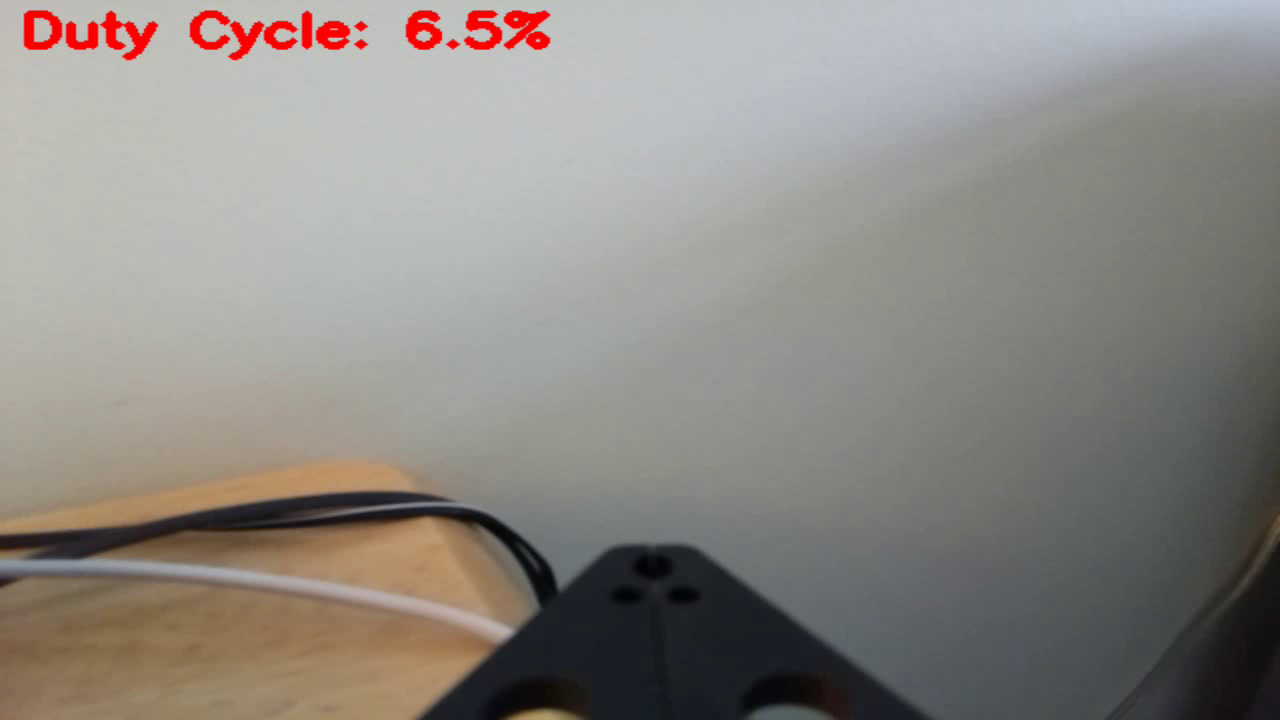
#> input picture frame 2 of sandbox/hw6/output.mp4, 1280 x 720 px, given in place of the camera
$ python servocontrol01.py
#> lines starting #> are read from the running program, lines starting #| are printed output that depends on the picture
'''
Copyright (c) 2020 Hao Da (Kevin) Dong, Krithika Govindaraj
@file       servocontrol01.py
@date       2020/04/01
@brief      Records a video of the Baron's claw movements with PWM duty cycle
@license    This project is released under the BSD-3-Clause license.
'''

import RPi.GPIO as GPIO
import numpy as np
import cv2
import time


# Choose whether or not to save the output video
saveVideo = True
resolution = (1280, 720)

 # Define video codec and output file if video needs to be saved
if (saveVideo == True):
	fourcc = cv2.VideoWriter_fourcc(*'mp4v')
	# 720p 30fps video
	out = cv2.VideoWriter('output.mp4', fourcc, 1, resolution)

# Claw parameters
clawPin = 36
closePWM = 5.5
openPWM = 9

# Setup RPi GPIO pins
GPIO.setmode(GPIO.BOARD)
GPIO.setup(clawPin, GPIO.OUT)
claw = GPIO.PWM(clawPin, 50)		# Set PWM to 50 Hz

# Start claw in closed position
claw.start(closePWM)

# Create video capture object
cap = cv2.VideoCapture(0)
cap.set(cv2.CAP_PROP_BUFFERSIZE, 1)

# Create claw PWM duty cycle sequence
openSequence = np.arange(closePWM, openPWM+0.5, 0.5)
closeSequence = np.flip(openSequence)
fullSequence = np.hstack((openSequence, closeSequence))

# Open and close claw until user specifies an exit
while (cap.isOpened()):
	exitCondition = 0

	# Run claw through the open/close sequence
	for i in range(len(fullSequence)):
		dutyCycle = fullSequence[i]
		claw.ChangeDutyCycle(dutyCycle)
		time.sleep(2)

		ret, frame = cap.read()
		if ret == True:
			# Flip the frame both horizontally and vertically
			frame = cv2.flip(frame, -1)

			# Display the frame and duty cycle
			cv2.putText(frame, 'Duty Cycle: ' + str(dutyCycle) + '%', (10,30), \
						cv2.FONT_HERSHEY_SIMPLEX, 1, \
						color=(0,0,255), thickness=3)
			cv2.imshow('Frame', frame)


			# Save frame to video if desired
			if (saveVideo == True):
				out.write(cv2.resize(frame, resolution))


			# Exit loop if user presses 'q'
			if cv2.waitKey(1) & 0xFF == ord('q'):
				exitCondition = 1
				break

		# If the current frame is invalid, continue to the next one
		else:
			continue
#> this loop made 1 pass; (key q is pressed on pass 1)
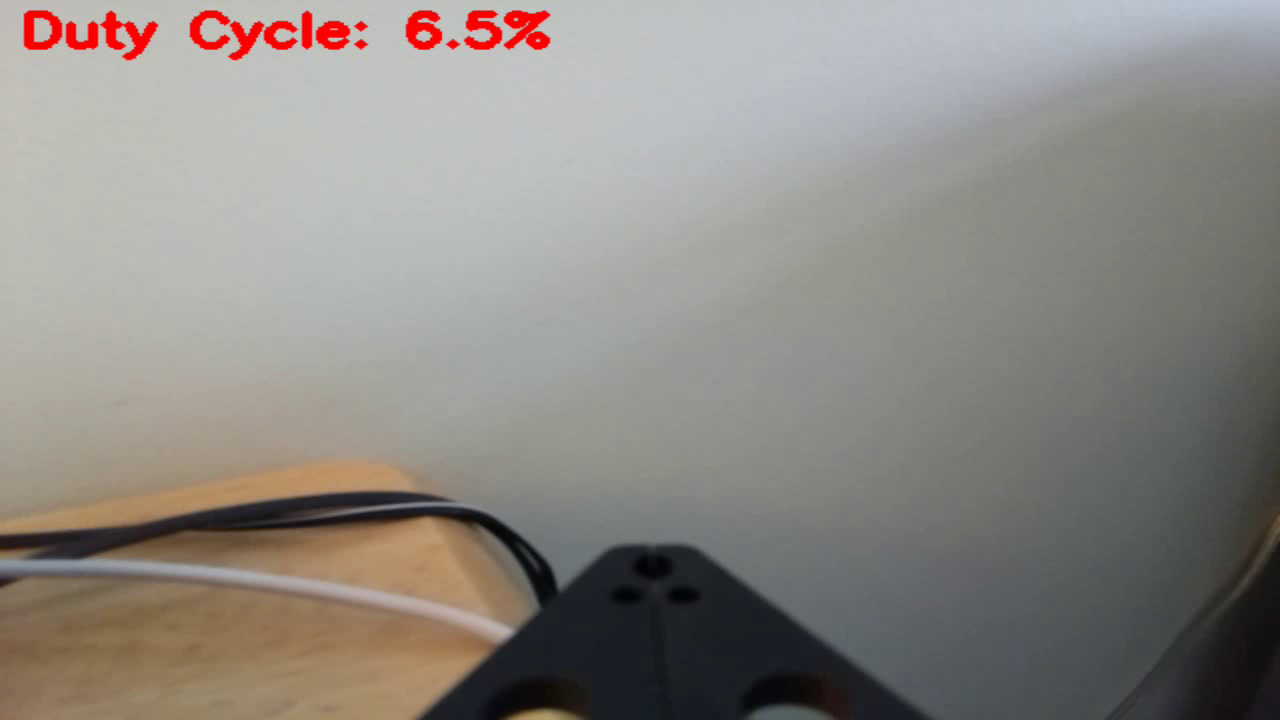
#> input picture frame 2 of sandbox/hw6/output.mp4, 1280 x 720 px, given in place of the camera
#> pass 1, `frame = cv2.flip(frame, -1)`:
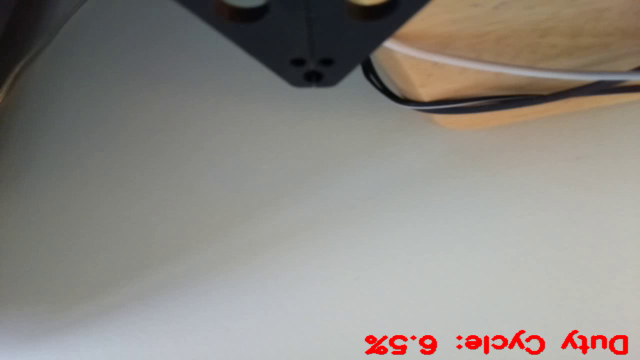
#> frame: shape (720, 1280, 3) (shown at 1/2 size); mean B, G, R 132.3, 137.4, 141.6
#> pass 1, `cv2.imshow('Frame', frame)`:
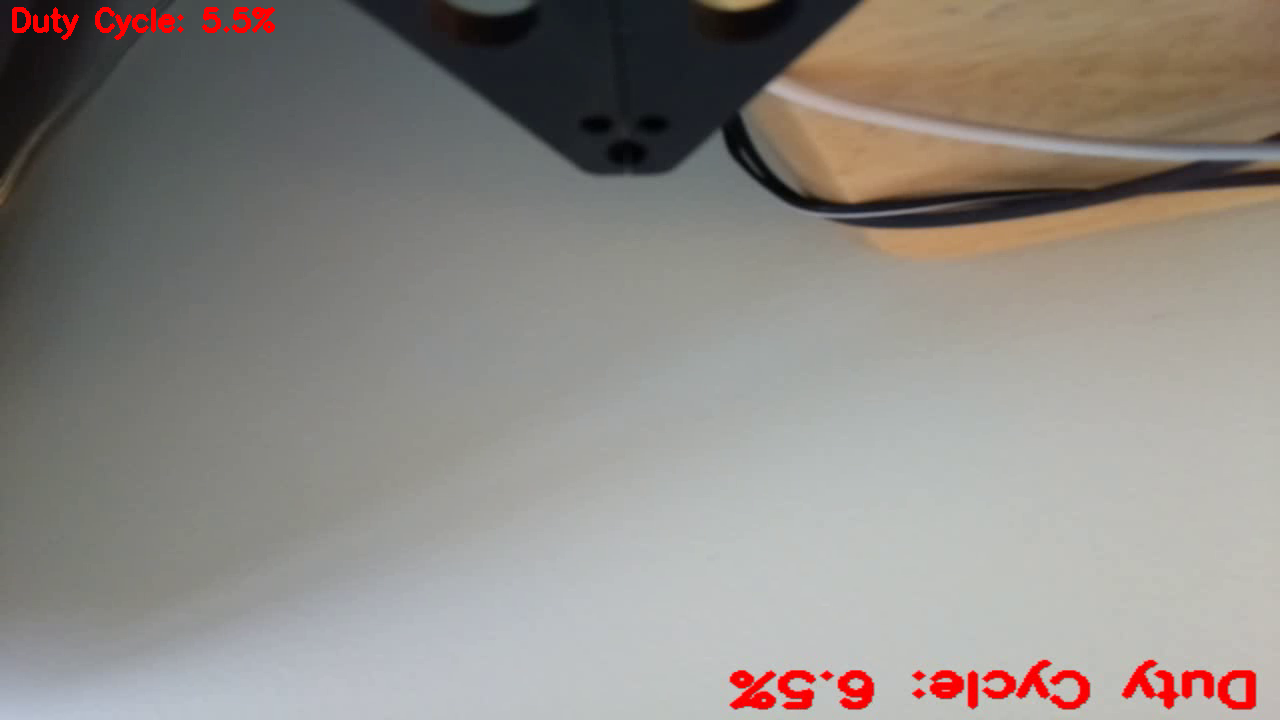
#> window 'Frame': shape (720, 1280, 3); mean B, G, R 132.1, 137.3, 142.2


	# Exit while loop if the user exited from inner for loops
	if (exitCondition == 1):
		break


# Release video and file object handles
cap.release()
if (saveVideo == True):
	out.release()

print('Video and file handles closed')

# Stop PWM signal and clean up GPIO
claw.stop()
#> (this line was passed over: RPi is not available in this run)
GPIO.cleanup()

# Close all windows
cv2.destroyAllWindows()

$ run again, starting later in the video
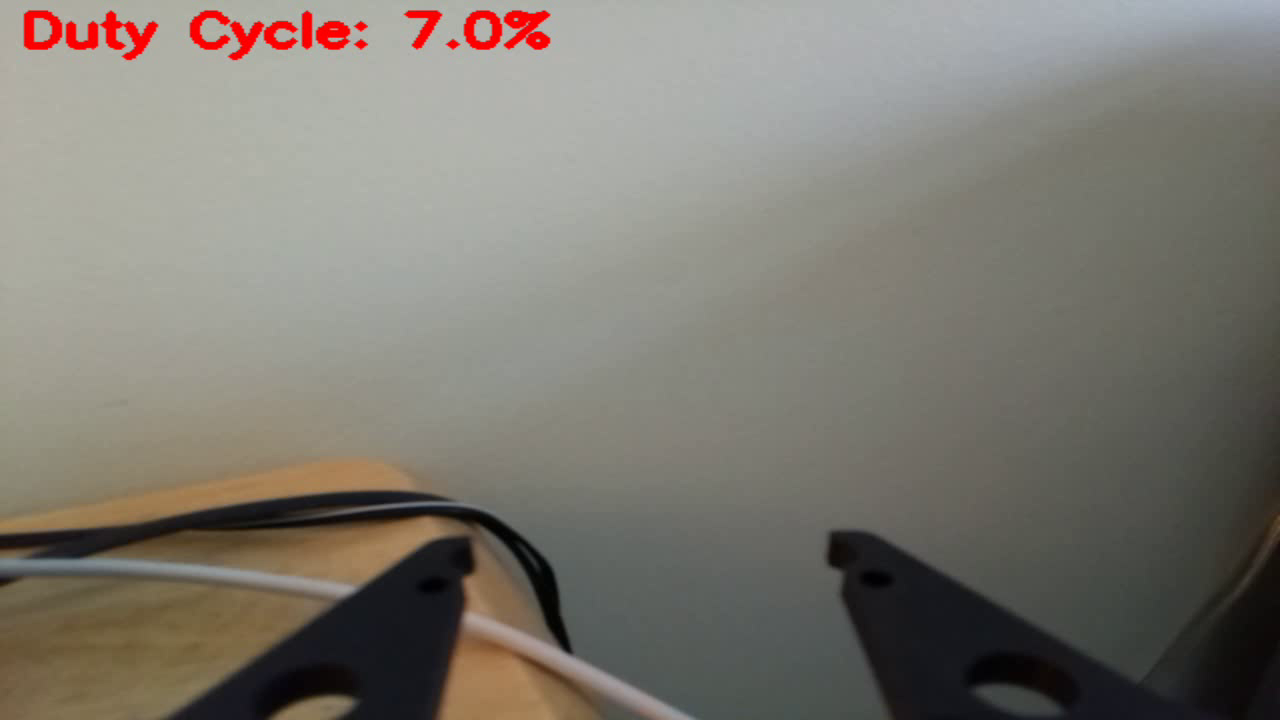
#> input picture frame 12 of sandbox/hw6/output.mp4, 1280 x 720 px, given in place of the camera
#> the loop `for i in range(len(fullSequence)):` made 1 pass; (key q is pressed on pass 1)
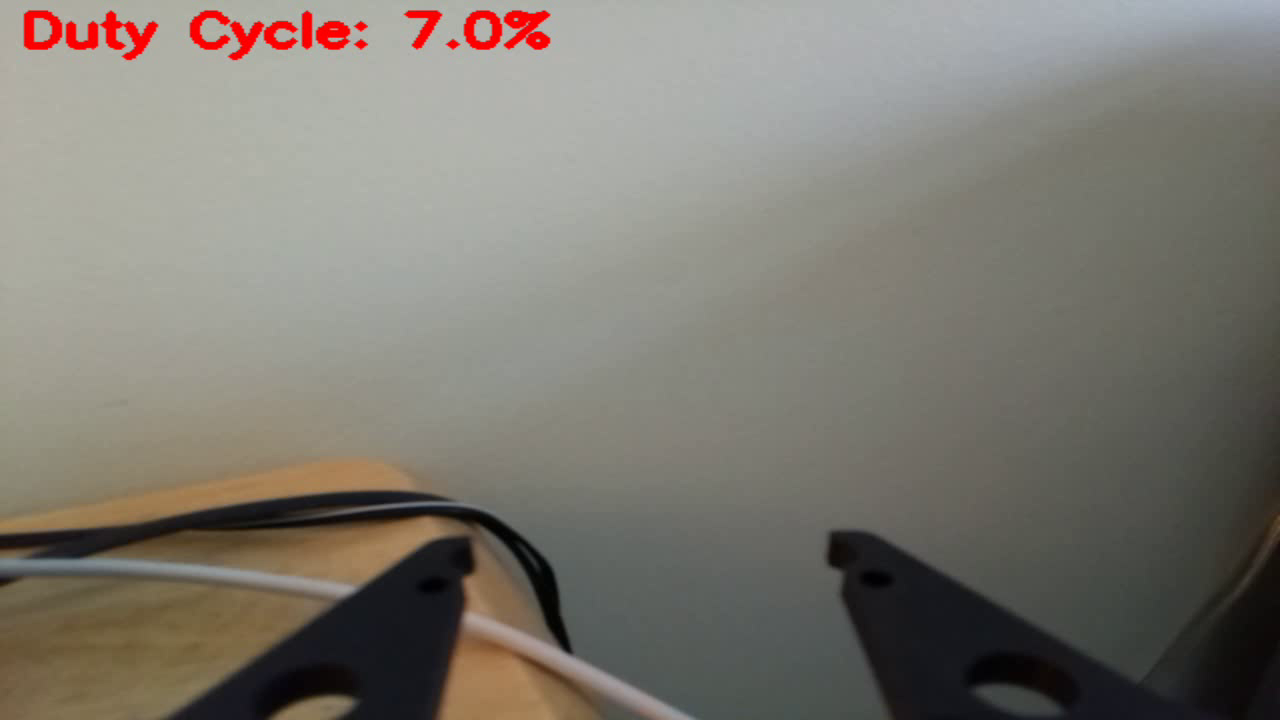
#> input picture frame 12 of sandbox/hw6/output.mp4, 1280 x 720 px, given in place of the camera
#> pass 1, `frame = cv2.flip(frame, -1)`:
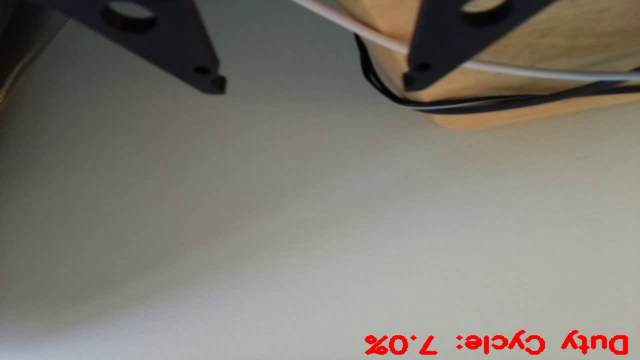
#> frame: shape (720, 1280, 3) (shown at 1/2 size); mean B, G, R 113.1, 121.5, 125.4
#> pass 1, `cv2.imshow('Frame', frame)`:
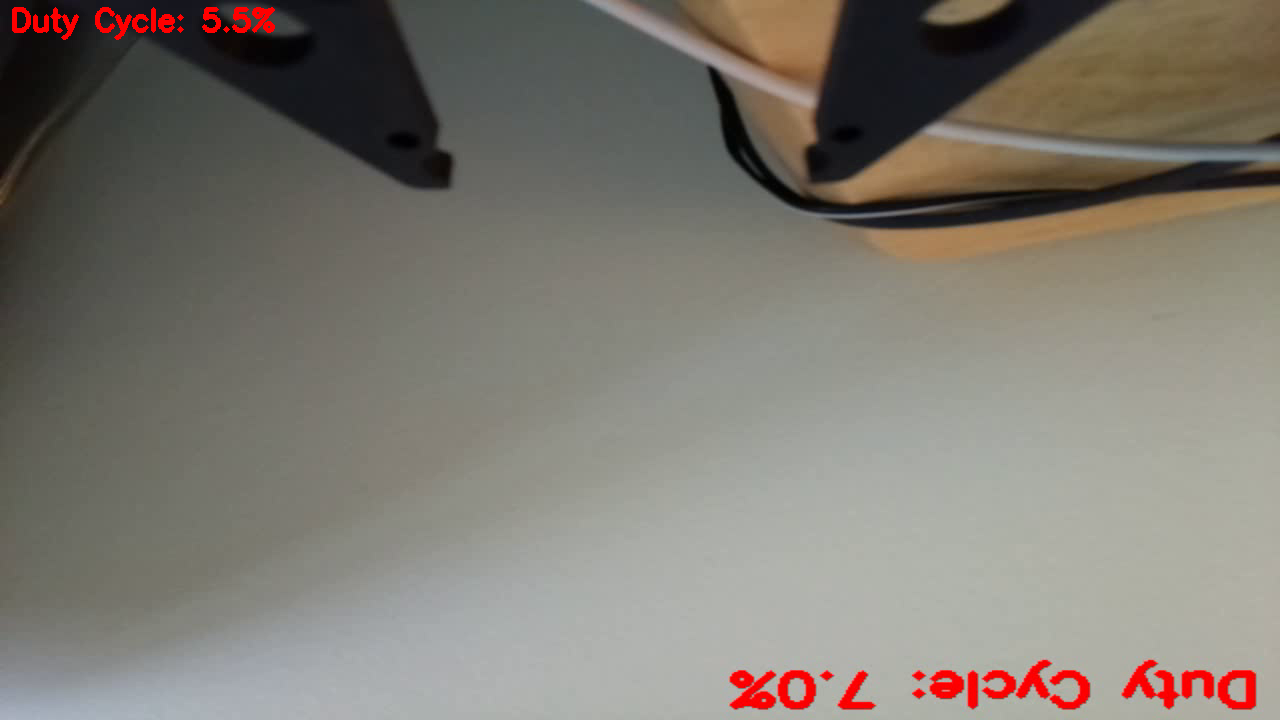
#> window 'Frame': shape (720, 1280, 3); mean B, G, R 113, 121.4, 126.1

$ run again, starting later in the video
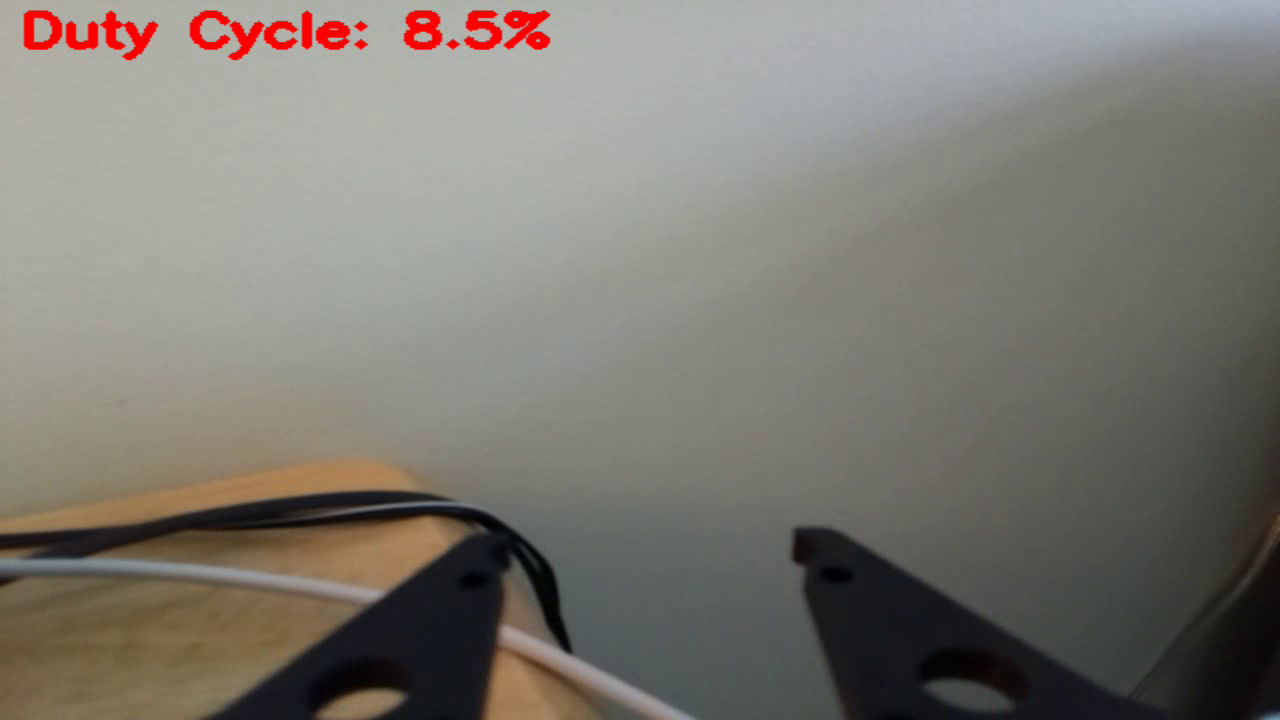
#> input picture frame 22 of sandbox/hw6/output.mp4, 1280 x 720 px, given in place of the camera
#> the loop `for i in range(len(fullSequence)):` made 1 pass; (key q is pressed on pass 1)
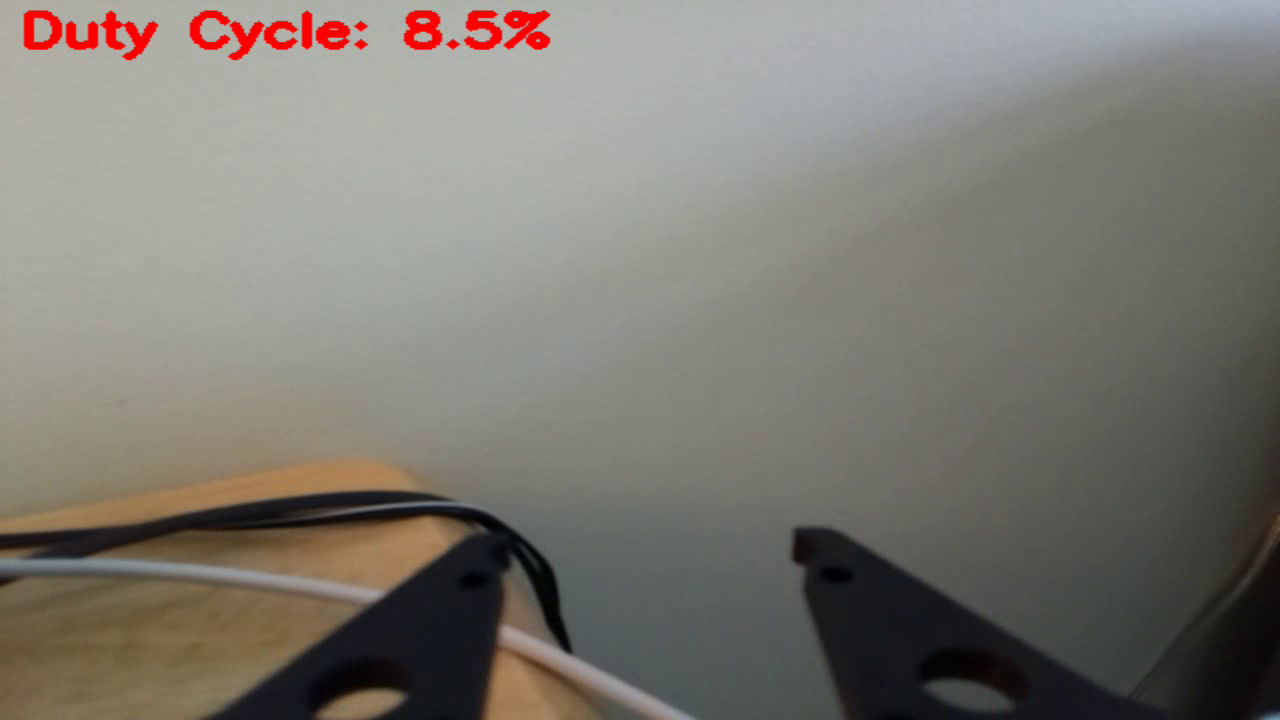
#> input picture frame 22 of sandbox/hw6/output.mp4, 1280 x 720 px, given in place of the camera
#> pass 1, `frame = cv2.flip(frame, -1)`:
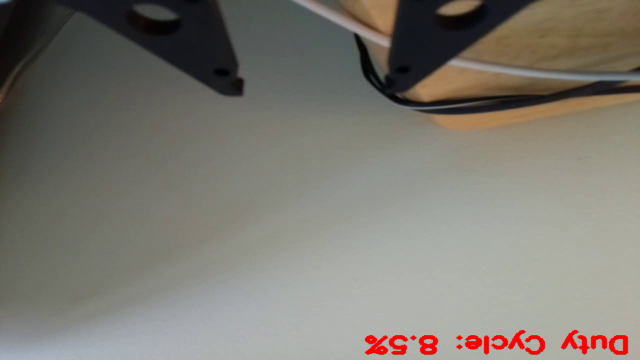
#> frame: shape (720, 1280, 3) (shown at 1/2 size); mean B, G, R 113.4, 121.1, 124.8
#> pass 1, `cv2.imshow('Frame', frame)`:
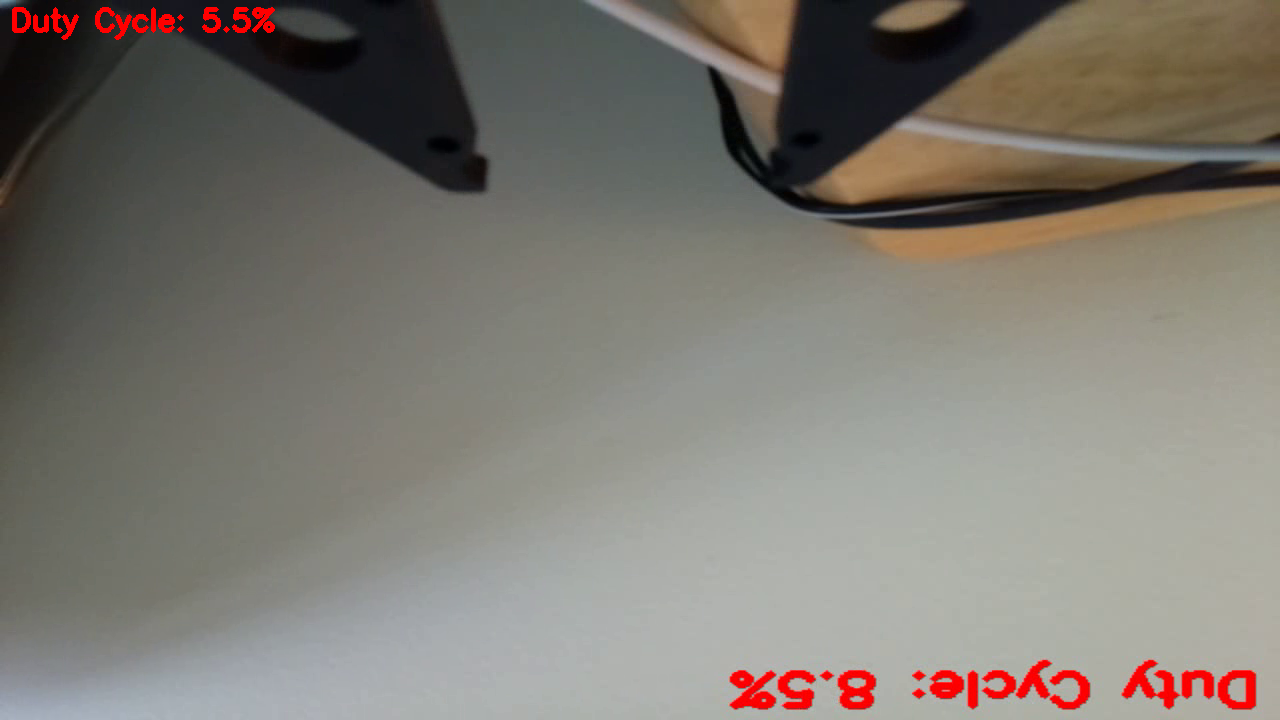
#> window 'Frame': shape (720, 1280, 3); mean B, G, R 113.3, 121, 125.5
